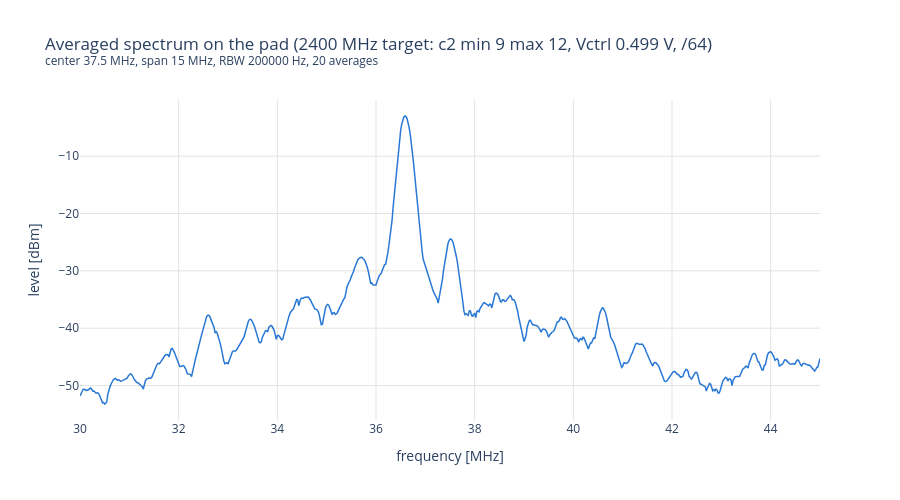

Write notebook code for a chart like this one.
### Code cell
# Averaged spectrum from capture_spectrum() (results/vco/vco_capture_*.csv); runs on its own, without the cells below.
from pathlib import Path

import pandas as pd
import plotly.graph_objects as go

CAPTURE_CSV = None  # e.g. Path.cwd().resolve().parents[2] / "results" / "vco" / "vco_capture_S5_20261005_120000.csv"; None = newest

if CAPTURE_CSV is None:
    CAPTURE_CSV = sorted((Path.cwd().resolve().parents[2] / "results" / "vco").glob("vco_capture_*.csv"),
                         key=lambda p: p.stat().st_mtime)[-1]
CAPTURE_CSV = Path(CAPTURE_CSV)
cap = pd.read_csv(CAPTURE_CSV)
meta = cap.iloc[0]
peak = cap.loc[cap["level_dbm"].idxmax()]
setting = (f"{meta['f_target'] / 1e6:g} MHz target: c{meta['vco_tune_coarse']:.0f} min {meta['vco_current_min']:.0f} "
           f"max {meta['vco_current_max']:.0f}, Vctrl {meta['vctrl_meas']:.3f} V, /{meta['total_div']:.0f}")
print(f"{CAPTURE_CSV.name}: {setting}")
print(f"{len(cap)} points, {meta['averages']:.0f} sweeps averaged, RBW {meta['rbw']:g} Hz; peak {peak['level_dbm']:.1f} dBm "
      f"at {peak['freq'] / 1e6:.4f} MHz on the pad -> f_vco {peak['freq'] * meta['total_div'] / 1e6:.2f} MHz")

fig = go.Figure()
fig.add_scatter(x=cap["freq"] / 1e6, y=cap["level_dbm"], mode="lines", line=dict(color="#2a78d6", width=1.5),
                hovertemplate="%{x:.4f} MHz: %{y:.1f} dBm<extra></extra>")
fig.update_layout(title=f"Averaged spectrum on the pad (= PLL output) ({setting})<br><sup>center {meta['center'] / 1e6:g} MHz, "
                        f"span {meta['span'] / 1e6:g} MHz, RBW {meta['rbw']:g} Hz, {meta['averages']:.0f} averages</sup>",
                  template="plotly_white", height=500)
fig.update_xaxes(title="frequency [MHz]", gridcolor="#e4e3df")
fig.update_yaxes(title="level [dBm]", gridcolor="#e4e3df")
base = CAPTURE_CSV.with_suffix("")
fig.write_html(f"{base}.html")
try:
    fig.write_image(f"{base}.png", width=1100, height=500, scale=2)
    print(f"saved {base}.html and .png")
except Exception as e:  # kaleido >= 1.0 needs a Chrome/Chromium install (`plotly_get_chrome`)
    print(f"saved {base}.html; PNG export failed: {e}")
fig.show()

### Figure 1 — Plotly figure (JSON) as saved in the notebook; plotly's stock layout.template omitted (floating-point values rounded to 4 significant figures; data arrays with more than 128 entries replaced by an {"elided": "..."} marker saying what was removed)
{"data": [{"hovertemplate": "%{x:.4f} MHz: %{y:.1f} dBm<extra></extra>", "line": {"color": "#2a78d6", "width": 1.5}, "mode": "lines", "type": "scatter", "x": {"elided": "691 float values"}, "y": {"elided": "691 float values"}}], "layout": {"height": 500, "title": {"text": "Averaged spectrum on the pad (2400 MHz target: c2 min 9 max 12, Vctrl 0.499 V, /64)<br><sup>center 37.5 MHz, span 15 MHz, RBW 200000 Hz, 20 averages</sup>"}, "xaxis": {"gridcolor": "#e4e3df", "title": {"text": "frequency [MHz]"}}, "yaxis": {"gridcolor": "#e4e3df", "title": {"text": "level [dBm]"}}}}
